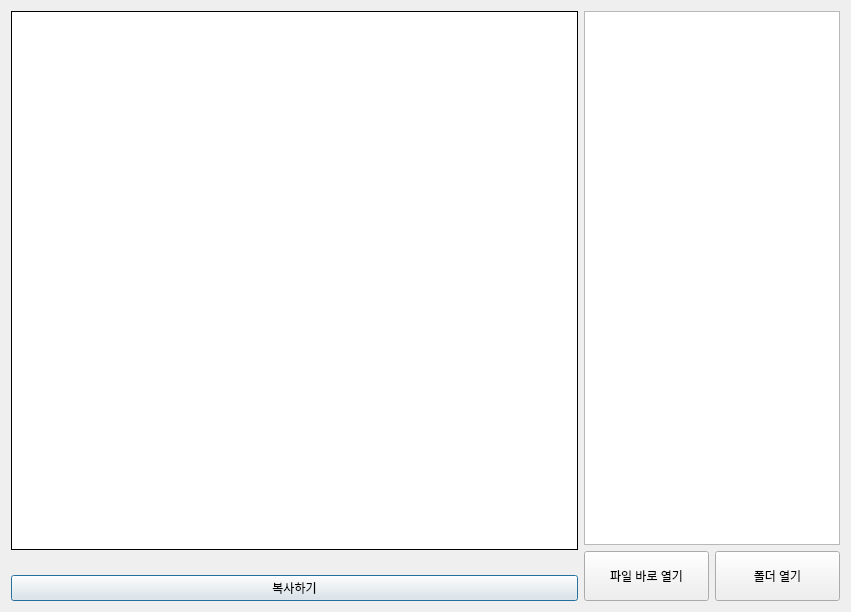
<?xml version="1.0" encoding="UTF-8"?>
<ui version="4.0">
 <class>dialog</class>
 <widget class="QDialog" name="dialog">
  <property name="windowModality">
   <enum>Qt::NonModal</enum>
  </property>
  <property name="geometry">
   <rect>
    <x>0</x>
    <y>0</y>
    <width>851</width>
    <height>612</height>
   </rect>
  </property>
  <property name="baseSize">
   <size>
    <width>280</width>
    <height>500</height>
   </size>
  </property>
  <property name="font">
   <font>
    <family>Arial</family>
    <pointsize>9</pointsize>
    <weight>50</weight>
    <bold>false</bold>
   </font>
  </property>
  <property name="acceptDrops">
   <bool>true</bool>
  </property>
  <property name="windowTitle">
   <string>QR Image Scanning Tool</string>
  </property>
  <property name="windowIcon">
   <iconset>
    <normaloff>../icon.png</normaloff>../icon.png</iconset>
  </property>
  <property name="autoFillBackground">
   <bool>false</bool>
  </property>
  <property name="sizeGripEnabled">
   <bool>false</bool>
  </property>
  <property name="modal">
   <bool>false</bool>
  </property>
  <layout class="QGridLayout" name="gridLayout">
   <item row="0" column="0">
    <layout class="QGridLayout" name="gridLayout_2">
     <item row="0" column="0">
      <layout class="QVBoxLayout" name="verticalLayout_3">
       <item>
        <widget class="QLabel" name="input_img">
         <property name="sizePolicy">
          <sizepolicy hsizetype="Expanding" vsizetype="MinimumExpanding">
           <horstretch>0</horstretch>
           <verstretch>0</verstretch>
          </sizepolicy>
         </property>
         <property name="minimumSize">
          <size>
           <width>200</width>
           <height>200</height>
          </size>
         </property>
         <property name="palette">
          <palette>
           <active>
            <colorrole role="WindowText">
             <brush brushstyle="SolidPattern">
              <color alpha="255">
               <red>0</red>
               <green>0</green>
               <blue>0</blue>
              </color>
             </brush>
            </colorrole>
            <colorrole role="Button">
             <brush brushstyle="SolidPattern">
              <color alpha="255">
               <red>255</red>
               <green>255</green>
               <blue>255</blue>
              </color>
             </brush>
            </colorrole>
            <colorrole role="Light">
             <brush brushstyle="SolidPattern">
              <color alpha="255">
               <red>255</red>
               <green>255</green>
               <blue>255</blue>
              </color>
             </brush>
            </colorrole>
            <colorrole role="Midlight">
             <brush brushstyle="SolidPattern">
              <color alpha="255">
               <red>255</red>
               <green>255</green>
               <blue>255</blue>
              </color>
             </brush>
            </colorrole>
            <colorrole role="Dark">
             <brush brushstyle="SolidPattern">
              <color alpha="255">
               <red>127</red>
               <green>127</green>
               <blue>127</blue>
              </color>
             </brush>
            </colorrole>
            <colorrole role="Mid">
             <brush brushstyle="SolidPattern">
              <color alpha="255">
               <red>170</red>
               <green>170</green>
               <blue>170</blue>
              </color>
             </brush>
            </colorrole>
            <colorrole role="Text">
             <brush brushstyle="SolidPattern">
              <color alpha="255">
               <red>0</red>
               <green>0</green>
               <blue>0</blue>
              </color>
             </brush>
            </colorrole>
            <colorrole role="BrightText">
             <brush brushstyle="SolidPattern">
              <color alpha="255">
               <red>255</red>
               <green>255</green>
               <blue>255</blue>
              </color>
             </brush>
            </colorrole>
            <colorrole role="ButtonText">
             <brush brushstyle="SolidPattern">
              <color alpha="255">
               <red>0</red>
               <green>0</green>
               <blue>0</blue>
              </color>
             </brush>
            </colorrole>
            <colorrole role="Base">
             <brush brushstyle="SolidPattern">
              <color alpha="255">
               <red>255</red>
               <green>255</green>
               <blue>255</blue>
              </color>
             </brush>
            </colorrole>
            <colorrole role="Window">
             <brush brushstyle="SolidPattern">
              <color alpha="255">
               <red>255</red>
               <green>255</green>
               <blue>255</blue>
              </color>
             </brush>
            </colorrole>
            <colorrole role="Shadow">
             <brush brushstyle="SolidPattern">
              <color alpha="255">
               <red>0</red>
               <green>0</green>
               <blue>0</blue>
              </color>
             </brush>
            </colorrole>
            <colorrole role="AlternateBase">
             <brush brushstyle="SolidPattern">
              <color alpha="255">
               <red>255</red>
               <green>255</green>
               <blue>255</blue>
              </color>
             </brush>
            </colorrole>
            <colorrole role="ToolTipBase">
             <brush brushstyle="SolidPattern">
              <color alpha="255">
               <red>255</red>
               <green>255</green>
               <blue>220</blue>
              </color>
             </brush>
            </colorrole>
            <colorrole role="ToolTipText">
             <brush brushstyle="SolidPattern">
              <color alpha="255">
               <red>0</red>
               <green>0</green>
               <blue>0</blue>
              </color>
             </brush>
            </colorrole>
           </active>
           <inactive>
            <colorrole role="WindowText">
             <brush brushstyle="SolidPattern">
              <color alpha="255">
               <red>0</red>
               <green>0</green>
               <blue>0</blue>
              </color>
             </brush>
            </colorrole>
            <colorrole role="Button">
             <brush brushstyle="SolidPattern">
              <color alpha="255">
               <red>255</red>
               <green>255</green>
               <blue>255</blue>
              </color>
             </brush>
            </colorrole>
            <colorrole role="Light">
             <brush brushstyle="SolidPattern">
              <color alpha="255">
               <red>255</red>
               <green>255</green>
               <blue>255</blue>
              </color>
             </brush>
            </colorrole>
            <colorrole role="Midlight">
             <brush brushstyle="SolidPattern">
              <color alpha="255">
               <red>255</red>
               <green>255</green>
               <blue>255</blue>
              </color>
             </brush>
            </colorrole>
            <colorrole role="Dark">
             <brush brushstyle="SolidPattern">
              <color alpha="255">
               <red>127</red>
               <green>127</green>
               <blue>127</blue>
              </color>
             </brush>
            </colorrole>
            <colorrole role="Mid">
             <brush brushstyle="SolidPattern">
              <color alpha="255">
               <red>170</red>
               <green>170</green>
               <blue>170</blue>
              </color>
             </brush>
            </colorrole>
            <colorrole role="Text">
             <brush brushstyle="SolidPattern">
              <color alpha="255">
               <red>0</red>
               <green>0</green>
               <blue>0</blue>
              </color>
             </brush>
            </colorrole>
            <colorrole role="BrightText">
             <brush brushstyle="SolidPattern">
              <color alpha="255">
               <red>255</red>
               <green>255</green>
               <blue>255</blue>
              </color>
             </brush>
            </colorrole>
            <colorrole role="ButtonText">
             <brush brushstyle="SolidPattern">
              <color alpha="255">
               <red>0</red>
               <green>0</green>
               <blue>0</blue>
              </color>
             </brush>
            </colorrole>
            <colorrole role="Base">
             <brush brushstyle="SolidPattern">
              <color alpha="255">
               <red>255</red>
               <green>255</green>
               <blue>255</blue>
              </color>
             </brush>
            </colorrole>
            <colorrole role="Window">
             <brush brushstyle="SolidPattern">
              <color alpha="255">
               <red>255</red>
               <green>255</green>
               <blue>255</blue>
              </color>
             </brush>
            </colorrole>
            <colorrole role="Shadow">
             <brush brushstyle="SolidPattern">
              <color alpha="255">
               <red>0</red>
               <green>0</green>
               <blue>0</blue>
              </color>
             </brush>
            </colorrole>
            <colorrole role="AlternateBase">
             <brush brushstyle="SolidPattern">
              <color alpha="255">
               <red>255</red>
               <green>255</green>
               <blue>255</blue>
              </color>
             </brush>
            </colorrole>
            <colorrole role="ToolTipBase">
             <brush brushstyle="SolidPattern">
              <color alpha="255">
               <red>255</red>
               <green>255</green>
               <blue>220</blue>
              </color>
             </brush>
            </colorrole>
            <colorrole role="ToolTipText">
             <brush brushstyle="SolidPattern">
              <color alpha="255">
               <red>0</red>
               <green>0</green>
               <blue>0</blue>
              </color>
             </brush>
            </colorrole>
           </inactive>
           <disabled>
            <colorrole role="WindowText">
             <brush brushstyle="SolidPattern">
              <color alpha="255">
               <red>127</red>
               <green>127</green>
               <blue>127</blue>
              </color>
             </brush>
            </colorrole>
            <colorrole role="Button">
             <brush brushstyle="SolidPattern">
              <color alpha="255">
               <red>255</red>
               <green>255</green>
               <blue>255</blue>
              </color>
             </brush>
            </colorrole>
            <colorrole role="Light">
             <brush brushstyle="SolidPattern">
              <color alpha="255">
               <red>255</red>
               <green>255</green>
               <blue>255</blue>
              </color>
             </brush>
            </colorrole>
            <colorrole role="Midlight">
             <brush brushstyle="SolidPattern">
              <color alpha="255">
               <red>255</red>
               <green>255</green>
               <blue>255</blue>
              </color>
             </brush>
            </colorrole>
            <colorrole role="Dark">
             <brush brushstyle="SolidPattern">
              <color alpha="255">
               <red>127</red>
               <green>127</green>
               <blue>127</blue>
              </color>
             </brush>
            </colorrole>
            <colorrole role="Mid">
             <brush brushstyle="SolidPattern">
              <color alpha="255">
               <red>170</red>
               <green>170</green>
               <blue>170</blue>
              </color>
             </brush>
            </colorrole>
            <colorrole role="Text">
             <brush brushstyle="SolidPattern">
              <color alpha="255">
               <red>127</red>
               <green>127</green>
               <blue>127</blue>
              </color>
             </brush>
            </colorrole>
            <colorrole role="BrightText">
             <brush brushstyle="SolidPattern">
              <color alpha="255">
               <red>255</red>
               <green>255</green>
               <blue>255</blue>
              </color>
             </brush>
            </colorrole>
            <colorrole role="ButtonText">
             <brush brushstyle="SolidPattern">
              <color alpha="255">
               <red>127</red>
               <green>127</green>
               <blue>127</blue>
              </color>
             </brush>
            </colorrole>
            <colorrole role="Base">
             <brush brushstyle="SolidPattern">
              <color alpha="255">
               <red>255</red>
               <green>255</green>
               <blue>255</blue>
              </color>
             </brush>
            </colorrole>
            <colorrole role="Window">
             <brush brushstyle="SolidPattern">
              <color alpha="255">
               <red>255</red>
               <green>255</green>
               <blue>255</blue>
              </color>
             </brush>
            </colorrole>
            <colorrole role="Shadow">
             <brush brushstyle="SolidPattern">
              <color alpha="255">
               <red>0</red>
               <green>0</green>
               <blue>0</blue>
              </color>
             </brush>
            </colorrole>
            <colorrole role="AlternateBase">
             <brush brushstyle="SolidPattern">
              <color alpha="255">
               <red>255</red>
               <green>255</green>
               <blue>255</blue>
              </color>
             </brush>
            </colorrole>
            <colorrole role="ToolTipBase">
             <brush brushstyle="SolidPattern">
              <color alpha="255">
               <red>255</red>
               <green>255</green>
               <blue>220</blue>
              </color>
             </brush>
            </colorrole>
            <colorrole role="ToolTipText">
             <brush brushstyle="SolidPattern">
              <color alpha="255">
               <red>0</red>
               <green>0</green>
               <blue>0</blue>
              </color>
             </brush>
            </colorrole>
           </disabled>
          </palette>
         </property>
         <property name="acceptDrops">
          <bool>true</bool>
         </property>
         <property name="autoFillBackground">
          <bool>true</bool>
         </property>
         <property name="frameShape">
          <enum>QFrame::Box</enum>
         </property>
         <property name="lineWidth">
          <number>1</number>
         </property>
         <property name="midLineWidth">
          <number>0</number>
         </property>
         <property name="text">
          <string/>
         </property>
         <property name="alignment">
          <set>Qt::AlignCenter</set>
         </property>
         <property name="wordWrap">
          <bool>false</bool>
         </property>
        </widget>
       </item>
       <item>
        <widget class="QLabel" name="lbl_size">
         <property name="font">
          <font>
           <pointsize>8</pointsize>
          </font>
         </property>
         <property name="alignment">
          <set>Qt::AlignRight|Qt::AlignTrailing|Qt::AlignVCenter</set>
         </property>
        </widget>
       </item>
       <item>
        <layout class="QVBoxLayout" name="verticalLayout">
         <property name="sizeConstraint">
          <enum>QLayout::SetDefaultConstraint</enum>
         </property>
         <item>
          <widget class="QPushButton" name="btn_copy">
           <property name="text">
            <string>복사하기</string>
           </property>
          </widget>
         </item>
        </layout>
       </item>
      </layout>
     </item>
     <item row="0" column="1">
      <layout class="QVBoxLayout" name="verticalLayout_2">
       <item>
        <widget class="QListWidget" name="list_folder">
         <property name="sizePolicy">
          <sizepolicy hsizetype="Minimum" vsizetype="MinimumExpanding">
           <horstretch>0</horstretch>
           <verstretch>0</verstretch>
          </sizepolicy>
         </property>
        </widget>
       </item>
       <item>
        <layout class="QHBoxLayout" name="horizontalLayout">
         <item>
          <widget class="QPushButton" name="btn_open_file">
           <property name="minimumSize">
            <size>
             <width>0</width>
             <height>50</height>
            </size>
           </property>
           <property name="text">
            <string>파일 바로 열기</string>
           </property>
          </widget>
         </item>
         <item>
          <widget class="QPushButton" name="btn_upload_folder">
           <property name="minimumSize">
            <size>
             <width>0</width>
             <height>50</height>
            </size>
           </property>
           <property name="text">
            <string>폴더 열기</string>
           </property>
          </widget>
         </item>
        </layout>
       </item>
      </layout>
     </item>
    </layout>
   </item>
  </layout>
 </widget>
 <resources/>
 <connections/>
</ui>
